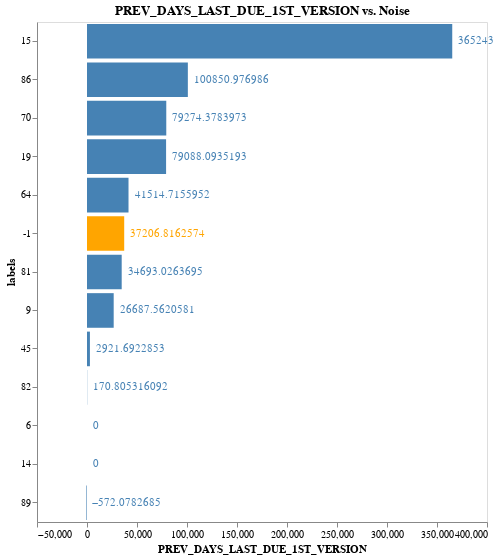

The code cell stored with this chart in its notebook:
### Code cell
plot_feature(top_5[3])

### Figure 1 — Vega-Lite specification as saved in the notebook (floating-point values rounded to 4 significant figures)
{"config": {"view": {"continuousWidth": 400, "continuousHeight": 300}}, "layer": [{"mark": "bar", "encoding": {"color": {"condition": {"value": "orange", "test": "(datum.labels === -1)"}, "value": "steelblue"}, "x": {"type": "quantitative", "axis": {"grid": false}, "field": "PREV_DAYS_LAST_DUE_1ST_VERSION", "title": "PREV_DAYS_LAST_DUE_1ST_VERSION"}, "y": {"type": "nominal", "field": "labels", "sort": {"field": "PREV_DAYS_LAST_DUE_1ST_VERSION", "order": "descending"}}}, "title": "PREV_DAYS_LAST_DUE_1ST_VERSION vs. Noise"}, {"mark": {"type": "text", "align": "left", "baseline": "middle", "dx": 6}, "encoding": {"color": {"condition": {"value": "orange", "test": "(datum.labels === -1)"}, "value": "steelblue"}, "text": {"type": "quantitative", "field": "PREV_DAYS_LAST_DUE_1ST_VERSION"}, "x": {"type": "quantitative", "axis": {"grid": false}, "field": "PREV_DAYS_LAST_DUE_1ST_VERSION", "title": "PREV_DAYS_LAST_DUE_1ST_VERSION"}, "y": {"type": "nominal", "field": "labels", "sort": {"field": "PREV_DAYS_LAST_DUE_1ST_VERSION", "order": "descending"}}}, "title": "PREV_DAYS_LAST_DUE_1ST_VERSION vs. Noise"}], "data": {"name": "data-80151b2b632f60379efc8b7cd56cab7f"}, "height": 500, "width": 450, "$schema": "https://vega.github.io/schema/vega-lite/v4.0.2.json", "datasets": {"data-80151b2b632f60379efc8b7cd56cab7f": [{"labels": -1, "PREV_DAYS_FIRST_DUE": 3839.0, "DAYS_EMPLOYED": 2376.0, "PERCENT_EMPLOYED_TO_AGE": 0.1504, "PREV_DAYS_LAST_DUE_1ST_VERSION": 37210.0, "FLAG_EMP_PHONE": 0.8787, "TARGET": 0.08115}, {"labels": 6, "PREV_DAYS_FIRST_DUE": 0.0, "DAYS_EMPLOYED": 63.45, "PERCENT_EMPLOYED_TO_AGE": 0.002907, "PREV_DAYS_LAST_DUE_1ST_VERSION": 0.0, "FLAG_EMP_PHONE": 0.07609, "TARGET": 0.07143}, {"labels": 9, "PREV_DAYS_FIRST_DUE": 10860.0, "DAYS_EMPLOYED": 2340.0, "PERCENT_EMPLOYED_TO_AGE": 0.1428, "PREV_DAYS_LAST_DUE_1ST_VERSION": 26690.0, "FLAG_EMP_PHONE": 0.8258, "TARGET": 0.0947}, {"labels": 14, "PREV_DAYS_FIRST_DUE": 0.0, "DAYS_EMPLOYED": 2032.0, "PERCENT_EMPLOYED_TO_AGE": 0.1356, "PREV_DAYS_LAST_DUE_1ST_VERSION": 0.0, "FLAG_EMP_PHONE": 0.9984, "TARGET": 0.06373}, {"labels": 15, "PREV_DAYS_FIRST_DUE": -1332.0, "DAYS_EMPLOYED": 1810.0, "PERCENT_EMPLOYED_TO_AGE": 0.1165, "PREV_DAYS_LAST_DUE_1ST_VERSION": 365200.0, "FLAG_EMP_PHONE": 0.8698, "TARGET": 0.1264}, {"labels": 19, "PREV_DAYS_FIRST_DUE": -727.3, "DAYS_EMPLOYED": 1945.0, "PERCENT_EMPLOYED_TO_AGE": 0.1213, "PREV_DAYS_LAST_DUE_1ST_VERSION": 79090.0, "FLAG_EMP_PHONE": 0.7607, "TARGET": 0.04908}, {"labels": 45, "PREV_DAYS_FIRST_DUE": 1885.0, "DAYS_EMPLOYED": 1543.0, "PERCENT_EMPLOYED_TO_AGE": 0.1174, "PREV_DAYS_LAST_DUE_1ST_VERSION": 2922.0, "FLAG_EMP_PHONE": 0.9775, "TARGET": 0.1139}, {"labels": 64, "PREV_DAYS_FIRST_DUE": 260.1, "DAYS_EMPLOYED": 2736.0, "PERCENT_EMPLOYED_TO_AGE": 0.1586, "PREV_DAYS_LAST_DUE_1ST_VERSION": 41510.0, "FLAG_EMP_PHONE": 0.8374, "TARGET": 0.07412}, {"labels": 70, "PREV_DAYS_FIRST_DUE": 127.1, "DAYS_EMPLOYED": 2226.0, "PERCENT_EMPLOYED_TO_AGE": 0.1455, "PREV_DAYS_LAST_DUE_1ST_VERSION": 79270.0, "FLAG_EMP_PHONE": 0.8864, "TARGET": 0.1067}, {"labels": 81, "PREV_DAYS_FIRST_DUE": 42800.0, "DAYS_EMPLOYED": 1137.0, "PERCENT_EMPLOYED_TO_AGE": 0.07377, "PREV_DAYS_LAST_DUE_1ST_VERSION": 34690.0, "FLAG_EMP_PHONE": 0.4751, "TARGET": 0.06229}, {"labels": 82, "PREV_DAYS_FIRST_DUE": -308.9, "DAYS_EMPLOYED": 1916.0, "PERCENT_EMPLOYED_TO_AGE": 0.127, "PREV_DAYS_LAST_DUE_1ST_VERSION": 170.8, "FLAG_EMP_PHONE": 0.9698, "TARGET": 0.1026}, {"labels": 86, "PREV_DAYS_FIRST_DUE": 735.4, "DAYS_EMPLOYED": 2058.0, "PERCENT_EMPLOYED_TO_AGE": 0.1341, "PREV_DAYS_LAST_DUE_1ST_VERSION": 100900.0, "FLAG_EMP_PHONE": 0.8382, "TARGET": 0.09482}, {"labels": 89, "PREV_DAYS_FIRST_DUE": -643.1, "DAYS_EMPLOYED": 2272.0, "PERCENT_EMPLOYED_TO_AGE": 0.1541, "PREV_DAYS_LAST_DUE_1ST_VERSION": -572.1, "FLAG_EMP_PHONE": 0.9953, "TARGET": 0.0857}]}}
